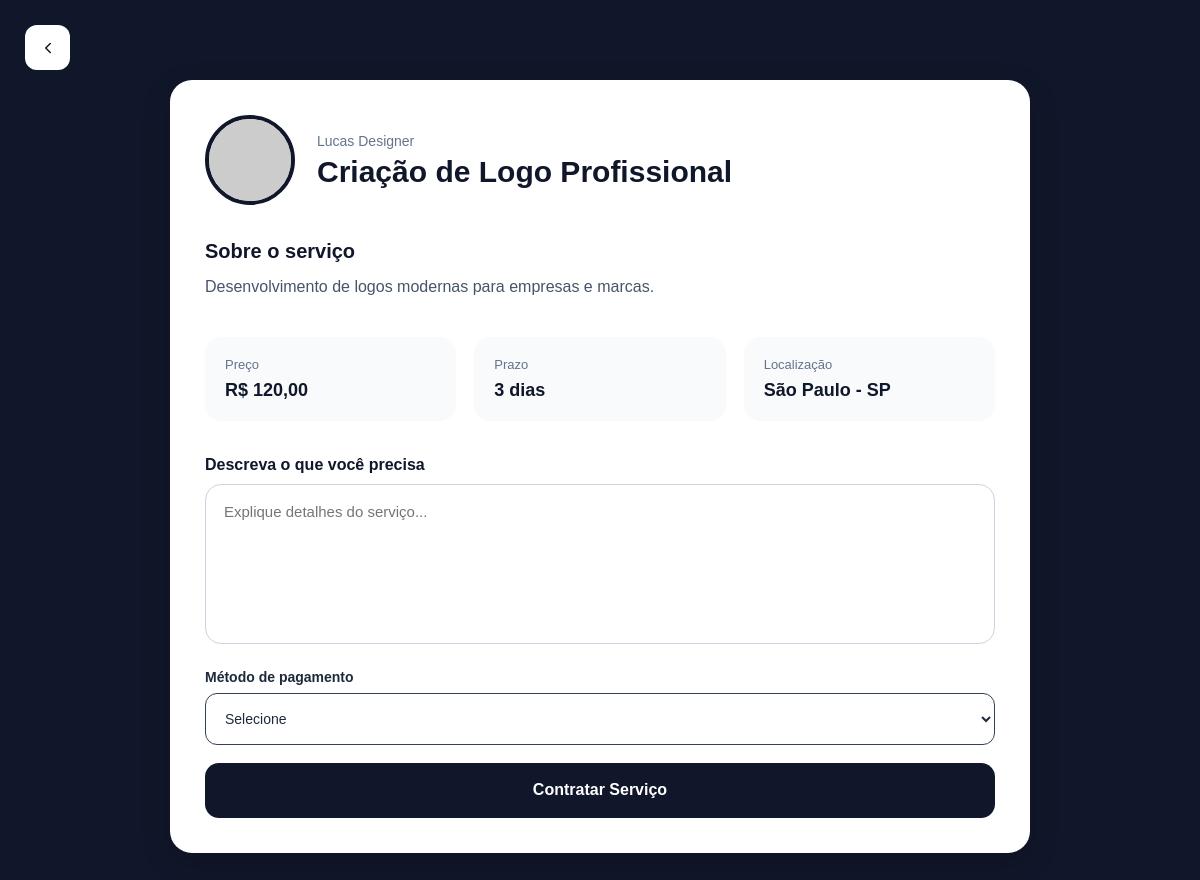
The app's page /frontend/public/Cliente/contratar-servico.php?id=30 (signed in) with its own data.
### tables this page shows
CREATE TABLE `servicos` (
  `id` int(11) NOT NULL,
  `usuario_id` int(11) NOT NULL,
  `categoria_id` int(11) NOT NULL,
  `nome_servico` varchar(255) NOT NULL,
  `descricao` varchar(255) DEFAULT NULL,
  `preco` decimal(10,2) NOT NULL,
  `prazo` int(11) NOT NULL,
  `localizacao` varchar(255) DEFAULT NULL,
  `criado_em` timestamp NOT NULL DEFAULT current_timestamp()
);

CREATE TABLE `usuarios` (
  `id` int(11) NOT NULL,
  `nome` varchar(100) NOT NULL,
  `email` varchar(255) NOT NULL,
  `senha` varchar(255) NOT NULL,
  `telefone` varchar(20) DEFAULT NULL,
  `tipo` enum('cliente','prestador','admin') DEFAULT 'cliente',
  `criado_em` timestamp NOT NULL DEFAULT current_timestamp(),
  `foto` varchar(255) DEFAULT NULL
);

### backend/app/models/ServicoModel.php (called while the page is built, shortened)
<?php
class ServicoModel {
    private $pdo;
    public function __construct($pdo){
        $this->pdo = $pdo;
    }
   public function buscarPorId($id) {
    $sql = "SELECT
    servicos.*,
    usuarios.nome AS prestador,
    usuarios.foto,
    usuarios.email
FROM servicos
INNER JOIN usuarios
ON servicos.usuario_id = usuarios.id
WHERE servicos.id = ?";
    $stmt = $this->pdo->prepare($sql);
    $stmt->execute([$id]);
    return $stmt->fetch(PDO::FETCH_ASSOC);
}
}

### backend/app/controllers/ServicoController.php (called while the page is built, shortened)
<?php
require_once "C:/Turma2/xampp/htdocs/catalogo-servicos/backend/app/models/ServicoModel.php";
class ServicoController
{
    private $servicoModel;
    public function __construct($pdo)
    {
        $this->servicoModel = new ServicoModel($pdo);
    }
    public function buscarPorId($id)
    {
        return $this->servicoModel->buscarPorId($id);
    }
}

### frontend/public/Cliente/contratar-servico.php (the view, shortened to what this page needs)
<?php
require_once "C:/Turma2/xampp/htdocs/catalogo-servicos/backend/app/database/database.php";
require_once "C:/Turma2/xampp/htdocs/catalogo-servicos/backend/app/controllers/ServicoController.php";
$servicoController = new ServicoController($pdo);
$id = $_GET['id'] ?? null;
$servico = $servicoController->buscarPorId($id);
?>
<!DOCTYPE html>
<html lang="pt-br">
<head>
    <link
        rel="stylesheet"
        href="../css/contratar-servico.css">
</head>
<body>
    <a href="../home.php" class="btn-back">
        <svg
            class="icon-back"
            viewBox="0 0 24 24"
            fill="none">
            <path
                d="M15 18l-6-6 6-6"
                stroke="currentColor"
                stroke-width="2"
                stroke-linecap="round"
                stroke-linejoin="round" />
        </svg>
    </a>
    <div class="container">
        <div class="card-servico">
            <div class="topo-servico">
                <img
                    src="<?= !empty($servico['foto']) ? '../' . $servico['foto'] : '../img/user.jpg' ?>"
                    class="foto-prestador">
                <div>
                    <span class="prestador">
                        <?= htmlspecialchars($servico['prestador']) ?>
                    </span>
                    <h1>
                        <?= htmlspecialchars($servico['nome_servico']) ?>
                    </h1>
                </div>
            </div>
            <div class="descricao-box">
                <h3>
                    Sobre o serviço
                </h3>
                <p>
                    <?= htmlspecialchars($servico['descricao']) ?>
                </p>
            </div>
            <div class="infos">
                <div class="info-card">
                    <span>Preço</span>
                    <strong>
                        R$ <?= number_format(
                                $servico['preco'],
                                2,
                                ',',
                                '.'
                            ) ?>
                    </strong>
                </div>
                <div class="info-card">
                    <span>Prazo</span>
                    <strong>
                        <?= $servico['prazo'] ?> dias
                    </strong>
                </div>
                <div class="info-card">
                    <span>Localização</span>
                    <strong>
                        <?= htmlspecialchars($servico['localizacao']) ?>
                    </strong>
                </div>
            </div>
            <form
                method="POST"
                class="form-contratar">
                <label>
                    Descreva o que você precisa
                </label>
                <textarea
                    name="mensagem"
                    placeholder="Explique detalhes do serviço..."
                    required></textarea>
                    <div class="input-group">
    <label>
        Método de pagamento
    </label>
    <select
        name="pagamento"
        id="pagamento"
        onchange="toggleCartao()"
        required>
        <option value="">
            Selecione
        </option>
    </select>
</div>
                <button
                    type="submit"
                    name="contratar">
                    Contratar Serviço
                </button>
            </form>
        </div>
    </div>
</body>
</html>

### frontend/public/css/contratar-servico.css (style rules this page uses)
* { margin: 0; padding: 0; box-sizing: border-box; }
body { background: #11172a; font-family: "Poppins", sans-serif; color: #fff; }
.btn-back { position: absolute; top: 25px; left: 25px; display: flex; align-items: center; justify-content: center; width: 45px; height: 45px; border-radius: 12px; background: #fff; color: #11172a; text-decoration: none; transition: 0.3s; }
.icon-back { width: 18px; height: 18px; }
.container { max-width: 900px; margin: 60px auto; padding: 20px; }
.card-servico { background: #fff; color: #11172a; border-radius: 22px; padding: 35px; box-shadow: 0 10px 30px rgba(0,0,0,0.2); }
.topo-servico { display: flex; align-items: center; gap: 22px; margin-bottom: 35px; }
.foto-prestador { width: 90px; height: 90px; border-radius: 50%; object-fit: cover; border: 4px solid #11172a; }
.prestador { color: #64748b; font-size: 14px; }
.topo-servico h1 { font-size: 30px; margin-top: 5px; }
.descricao-box { margin-bottom: 35px; }
.descricao-box h3 { margin-bottom: 10px; font-size: 20px; }
.descricao-box p { color: #475569; line-height: 1.8; }
.infos { display: grid; grid-template-columns: repeat(3, 1fr); gap: 18px; margin-bottom: 35px; }
.info-card { background: #f8fafc; border-radius: 16px; padding: 20px; }
.info-card span { display: block; font-size: 13px; color: #64748b; margin-bottom: 8px; }
.info-card strong { font-size: 18px; }
.form-contratar { display: flex; flex-direction: column; }
.form-contratar label { margin-bottom: 10px; font-weight: 600; }
.form-contratar textarea { height: 160px; border: 1px solid #cbd5e1; border-radius: 16px; padding: 18px; resize: none; font-family: inherit; font-size: 15px; margin-bottom: 25px; transition: 0.3s; }
.input-group { display: flex; flex-direction: column; margin-bottom: 18px; }
.input-group label { margin-bottom: 8px; font-size: 14px; font-weight: 600; color: #1e293b; }
.input-group input, .input-group select { height: 52px; border: 1px solid #334155; background: #fff; color: #1e293b; border-radius: 12px; padding: 0 15px; font-size: 14px; outline: none; }
.form-contratar button { height: 55px; border: none; border-radius: 14px; background: #11172a; color: #fff; font-size: 16px; font-weight: 600; cursor: pointer; transition: 0.3s; }

### records on screen
servicos: usuario.nome "Lucas Designer", nome_servico "Criação de Logo Profissional", descricao "Desenvolvimento de logos modernas para empresas e marcas.", preco "120,00", prazo "3", localizacao "São Paulo - SP"
